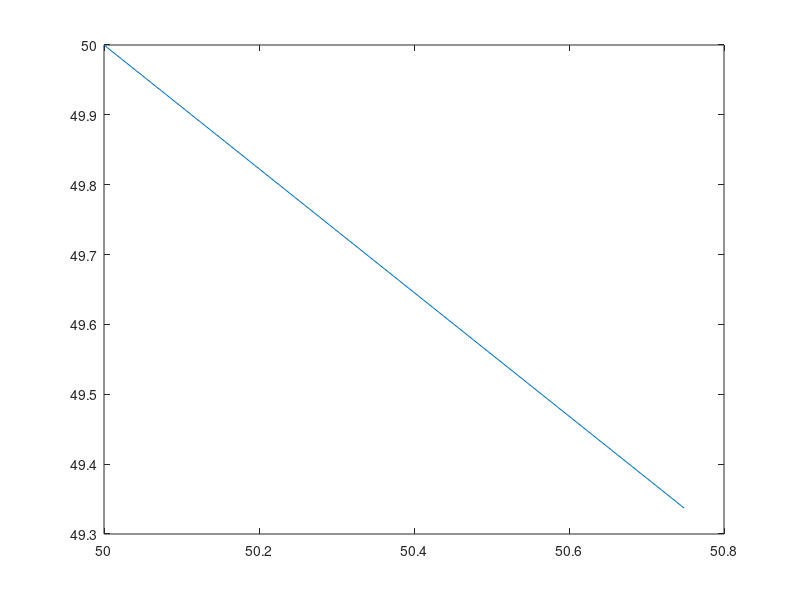

Reproduce this figure in MATLAB. (Note: this script raises an error after producing the figure.)

%RRT implementation plotter
minX = 0;
minY = 0;
maxX = 100;
maxY = 100;
stepDistance = 1;
searchRadius = 5;
originX = 50;
originY = 50;
X = originX;
Y = originY;
POINTS = zeros(100,2);

[Xm,Ym] = meshgrid(minX:.1:maxX , minY:.1:maxY );

figure()
for t=1:100
   rx = rand *maxX;
   ry = rand*maxY;
   theta = atan2(ry-Y,rx-X);
  
    newX = stepDistance*cos(theta)+X;
    newY = stepDistance*sin(theta)+Y;
    POINTS(t,1) = newX;
    POINTS(t,2) = newY;
    
    Xs = [X, newX];
    Ys = [Y, newY];
    
    plot(Xs, Ys);
    hold on;
    
    if t ==1
        [u,v,psi] = sourceFlow(newX,newY,5,Xm,Ym);
        PSI = psi;
    end
    
    if newX > 50 && newY >50
         [u,v,psi] = sourceFlow(newX,newY,-5,Xm,Ym);
        PSI = psi+PSI;
    end
    
    X = newX;
    Y = newY;
    
end
title('path taken')
hold off;

figure()
contour(Xm,Ym,PSI,  50);  %0:.2:5
